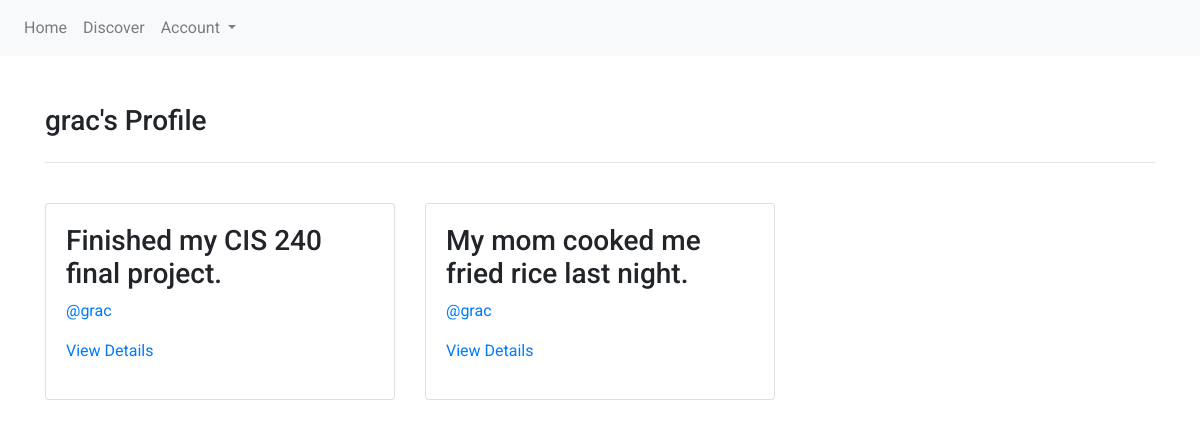
/user/grac/, run on the app's committed database.
### main/models.py (models this page shows, shortened)
class Post(models.Model):
    title = models.CharField(max_length=200)
    body = models.TextField()
    author = models.ForeignKey(User, on_delete=models.DO_NOTHING, null=True)
    created_at = models.DateTimeField()
    categories = models.ManyToManyField(Category)

### main/views.py (the view)
# urls.py: path('user/<str:username>/', views.user_view, name='user_view'),
def user_view(request, username):
    user = User.objects.get(username=username)
    posts = Post.objects.filter(author=user).order_by('-created_at')
    return render(request, 'user.html', { 'user': user, 'all_posts': posts })

### main/templates/user.html (shortened to what this page needs)
{% extends 'base.html' %}
{% load static %}
{% block content %}
    <h3 style="margin-bottom: 1.5rem">{{ user.username }}'s Profile</h3>
    <hr>
    <br>
    <div class="row">
        {% for post in all_posts %}
        <div class="col-md-4" style="margin-bottom: 1.5rem">
            <div class="card">
                <div class="card-body">
                    <h3>{{ post.title }}</h3>
                    <p><span>
                    <a href="{% url 'user_view' username=post.author.username %}">@{{ post.author.username }}</a>
                    </span></p>
                    <p>
                        <a href="{% url 'post_details_view' id=post.id %}">View Details</a>
                    </p>
                </div>
            </div>
        </div>
        {% endfor %}
    </div>
{% endblock %}

### main/static/css/base.css (style rules this page uses)
* { font-family: 'Avenir', 'Roboto', sans-serif; }
a { text-decoration: none; }

### data on the page
Post: title "Finished my CIS 240 final project.", author.username "grac"
Post: title "My mom cooked me fried rice last night.", author.username "grac"

### other printed values
{{ user.username }} "grac"
